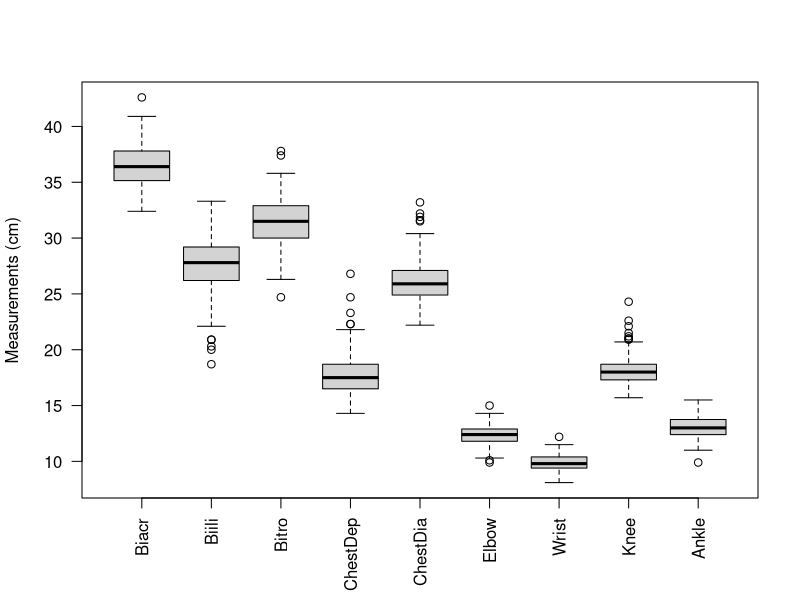
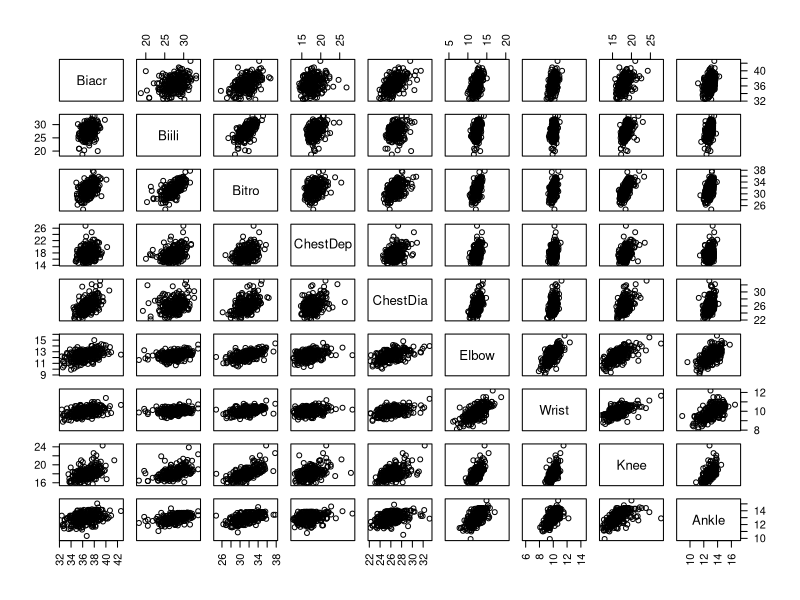
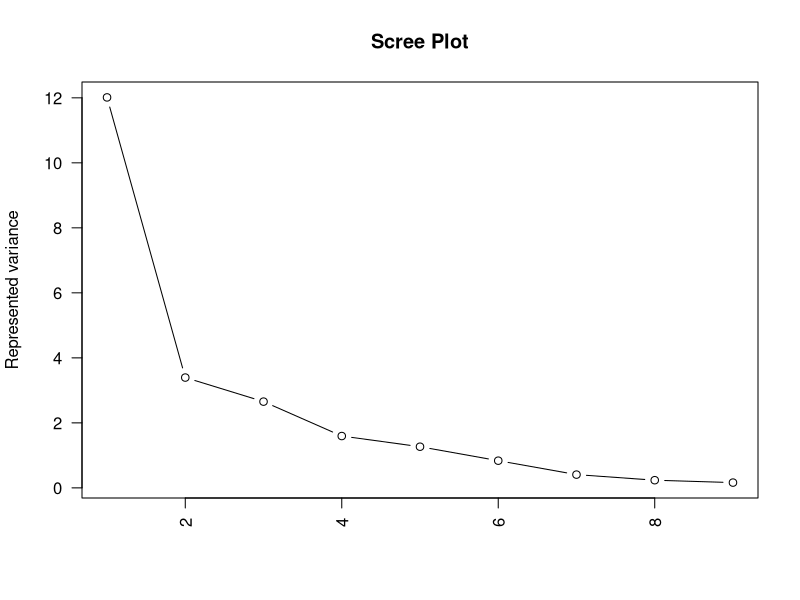
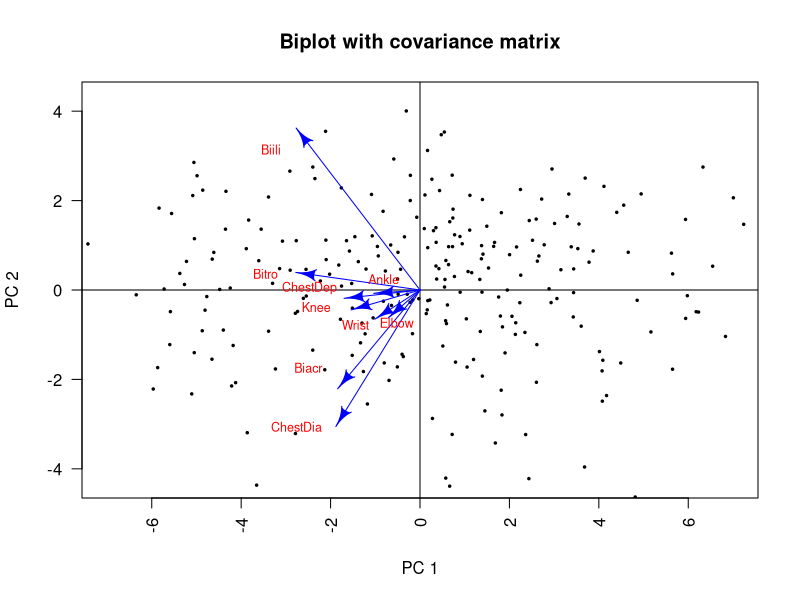
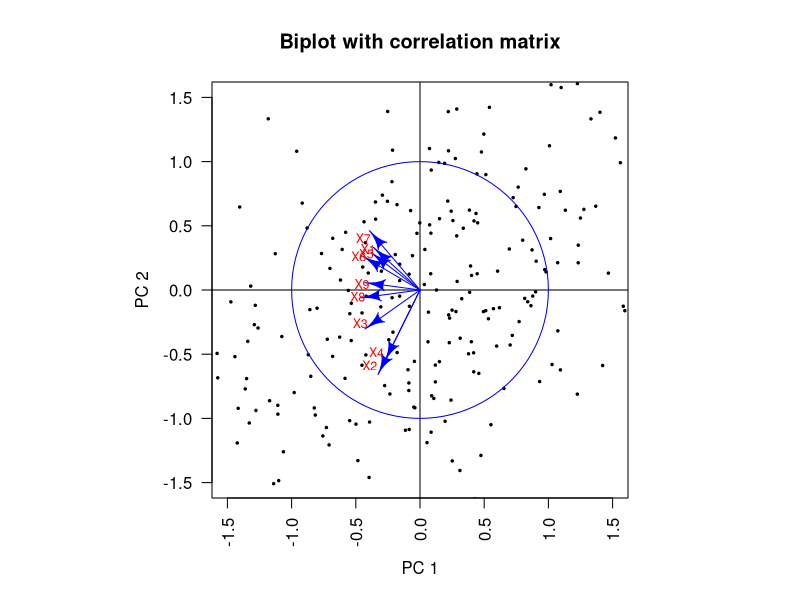
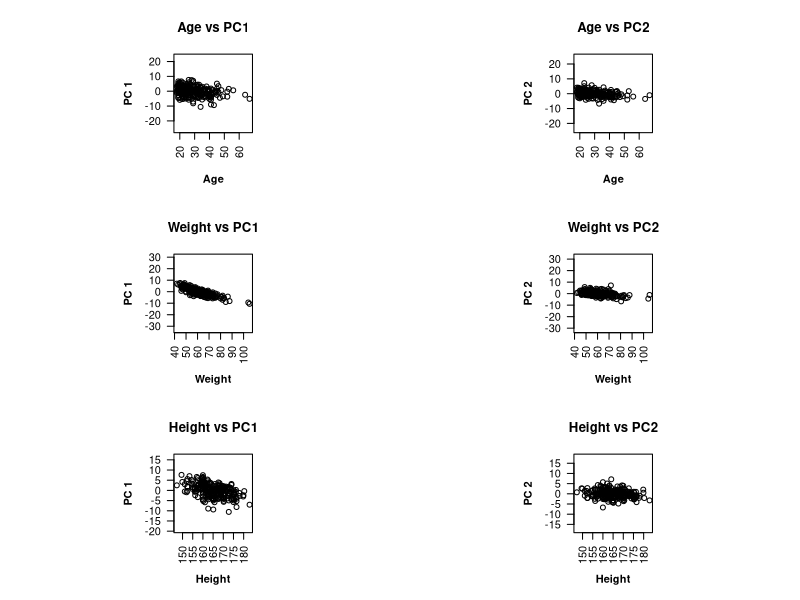

Source code (R) for these figures, in order:
## ---- chunk 1
knitr::opts_chunk$set(echo = TRUE)
## ---- chunk 2
datos <- read.table("BodyStudy.dat", header = TRUE)
datos <- as.matrix(datos)

# Boxplot
par(las = 2)
boxes <- boxplot(datos[ , 1:9],  ylab = "Measurements (cm)")
# title("Boxplot")

Biacr.quant <- quantile(datos[ , 1], probs = c(0.25, 0.5, 0.75), names = FALSE)
Biili.quant <- quantile(datos[ , 2], probs = c(0.25, 0.5, 0.75), names = FALSE)
Bitro.quant <- quantile(datos[ , 3], probs = c(0.25, 0.5, 0.75), names = FALSE)
ChestDep.quant <- quantile(datos[ , 4], probs = c(0.25, 0.5, 0.75), names = FALSE)
ChestDia.quant <- quantile(datos[ , 5], probs = c(0.25, 0.5, 0.75), names = FALSE)
Elbow.quant <- quantile(datos[ , 6], probs = c(0.25, 0.5, 0.75), names = FALSE)
Wrist.quant <- quantile(datos[ , 7], probs = c(0.25, 0.5, 0.75), names = FALSE)
Knee.quant <- quantile(datos[ , 8], probs = c(0.25, 0.5, 0.75), names = FALSE)
Ankle.quant <- quantile(datos[ , 9], probs = c(0.25, 0.5, 0.75), names = FALSE)

quantile.matrix <- as.matrix(rbind(c(Biacr.quant[1] - 1.5 * (Biacr.quant[3] - Biacr.quant[1]), Biacr.quant, Biacr.quant[3] + 1.5 * (Biacr.quant[3] - Biacr.quant[1])),
  c(Biili.quant[1] - 1.5 * (Biili.quant[3] - Biili.quant[1]), Biili.quant, Biili.quant[3] + 1.5 * (Biili.quant[3] - Biili.quant[1])),
  c(Bitro.quant[1] - 1.5 * (Bitro.quant[3] - Bitro.quant[1]), Bitro.quant, Bitro.quant[3] + 1.5 * (Bitro.quant[3] - Bitro.quant[1])),
  c(ChestDep.quant[1] - 1.5 * (ChestDep.quant[3] - ChestDep.quant[1]), ChestDep.quant, ChestDep.quant[3] + 1.5 * (ChestDep.quant[3] - ChestDep.quant[1])),
  c(ChestDia.quant[1] - 1.5 * (ChestDia.quant[3] - ChestDia.quant[1]), ChestDia.quant, ChestDia.quant[3] + 1.5 * (ChestDia.quant[3] - ChestDia.quant[1])),
  c(Elbow.quant[1] - 1.5 * (Elbow.quant[3] - Elbow.quant[1]), Elbow.quant, Elbow.quant[3] + 1.5 * (Elbow.quant[3] - Elbow.quant[1])), 
  c(Wrist.quant[1] - 1.5 * (Wrist.quant[3] - Wrist.quant[1]), Wrist.quant, Wrist.quant[3] + 1.5 * (Wrist.quant[3] - Wrist.quant[1])),
  c(Knee.quant[1] - 1.5 * (Knee.quant[3] - Knee.quant[1]), Knee.quant, Knee.quant[3] + 1.5 * (Knee.quant[3] - Knee.quant[1])),
  c(Ankle.quant[1] - 1.5 * (Ankle.quant[3] - Ankle.quant[1]), Ankle.quant, Ankle.quant[3] + 1.5 * (Ankle.quant[3] - Ankle.quant[1]))), ncol = 5, nrow = 9)

Biacr.outliers <- which(datos[, 1] > quantile.matrix[1, 5] | datos[, 1] < quantile.matrix[1, 1])
Biili.outliers <- which(datos[, 2] > quantile.matrix[2, 5] | datos[, 2] < quantile.matrix[2, 1])
Bitro.outliers <- which(datos[, 3] > quantile.matrix[3, 5] | datos[, 3] < quantile.matrix[3, 1])
ChestDep.outliers <- which(datos[, 4] > quantile.matrix[4, 5] | datos[, 4] < quantile.matrix[4, 1])
ChestDia.outliers <- which(datos[, 5] > quantile.matrix[5, 5] | datos[, 5] < quantile.matrix[5, 1])
Elbow.outliers <- which(datos[, 6] > quantile.matrix[6, 5] | datos[, 6] < quantile.matrix[6, 1])
Wrist.outliers <- which(datos[, 7] > quantile.matrix[7, 5] | datos[, 7] < quantile.matrix[7, 1])
Knee.outliers <- which(datos[, 8] > quantile.matrix[8, 5] | datos[, 8] < quantile.matrix[8, 1])
Ankle.outliers <- which(datos[, 9] > quantile.matrix[9, 5] | datos[, 9] < quantile.matrix[9, 1])
## ---- chunk 3
scatter <- pairs(datos[, 1:9], asp = 1)
## ---- chunk 4
corr.matrix <- round(cor(datos[ , 1:9]), 2)
head(corr.matrix, 5)  
## ---- chunk 5
cov.matrix <- cov(datos[ , 1:9])

eigenvectors <- eigen(cov.matrix, symmetric = TRUE, only.values = FALSE)$vectors
centered.datos <- scale(datos[ , 1:9], scale = FALSE)
PCA <- centered.datos[ , 1:9]%*%eigenvectors

# Variances of components
princomps <- princomp(datos[,1:9])
# comp.var <- eigen(cov.matrix, symmetric = TRUE, only.values = FALSE)$values
comp.var <- princomps$sdev * princomps$sdev
perc.var <- (comp.var/sum(comp.var))*100
cum.var <- (cumsum(comp.var)/sum(comp.var))*100
tabla.exp.var <- rbind(comp.var, perc.var, cum.var)
library(knitr)
kable(tabla.exp.var, format = "markdown", digits = 2,
col.names = c("PC1", "PC2", "PC3", "PC4", "PC5", "PC6", "PC7", "PC8", "PC9"),
caption = paste("Variance decomposition among variables from ",
"\n PCA based in covariance matrix"))
## ---- chunk 6
#Scree plot
plot(comp.var, type = "b", xlab = "", ylab = "Represented variance", main = "Scree Plot")
## ---- chunk 7
library(shape)
plot(PCA[ , 1], PCA[ , 2], xlab = "PC 1", ylab = "PC 2", 
asp = 1, xlim = c(-7,7), ylim = c(-4, 4), main = "Biplot with covariance matrix", pch=20, cex = 0.5)
abline(h = 0)
abline(v = 0)
# text(PCA[ , 1], PCA[ , 2], 1:nrow(centered.datos), pos = 1)
Arrows(0,0, 5*eigenvectors[,1], 5*eigenvectors[,2] , col = "blue")
x_offset <- c(0.8,0.7,0.9,1,1,-0.3,0.9,1,-0)
y_offset <- c(-0.3,0.3,0,-0.2,0.2,0.2,0.3,0,-0.3)
text(x=5*eigenvectors[,1] - x_offset, 5*eigenvectors[,2] - y_offset, label=colnames(datos[,1:9]), col = "red", cex = 0.75)
## ---- chunk 8
PCA.princomp <- princomp(datos[, 1:9])$scores
PCA.princomp[1:5,]
## ---- chunk 9
round(cor(PCA.princomp), 2)[1:5,]
## ---- chunk 10
cor.matrix <- cor(datos[ , 1:9])

princomps <- princomp(datos[,1:9], cor = TRUE)
cor.eigenvectors <- eigen(cor.matrix, symmetric = TRUE, only.values = FALSE)$vectors

cor.PCA <- centered.datos[ , 1:9]%*%cor.eigenvectors

# Variances of components
cor.comp.var <- eigen(cor.matrix, symmetric = TRUE, only.values = FALSE)$values
cor.perc.var <- (cor.comp.var/sum(cor.comp.var))*100
cor.cum.var <- (cumsum(cor.comp.var)/sum(cor.comp.var))*100
cor.tabla.exp.var <- rbind(cor.comp.var, cor.perc.var, cor.cum.var)
kable(cor.tabla.exp.var, format = "markdown", digits = 2,
col.names = c("PC1", "PC2", "PC3", "PC4", "PC5", "PC6", "PC7", "PC8", "PC9"),
caption = paste("Variance decomposition among variables from ",
"\n PCA based in correlation matrix"))
## ---- chunk 11
library(plotrix)
cor.PCA.stand <- scale(cor.PCA, center = TRUE, scale = TRUE)
par(las = 2, pty="s")
plot(cor.PCA.stand[ , 1], cor.PCA.stand[ , 2], xlim = c(-1.5,1.5), ylim = c(-1.5,1.5), xlab = "PC 1", ylab = "PC 2", 
asp = 1,  main = "Biplot with correlation matrix", pch = 20, cex = 0.5)
abline(h = 0)
abline(v = 0)
# text(cor.PCA.stand[ , 1], cor.PCA.stand[ , 2], 1:nrow(centered.datos), pos = 1)
Arrows(0,0, cor.eigenvectors[,1], cor.eigenvectors[,2] , col = "blue")
draw.circle(0, 0,border = "blue", radius = 1)

x_offset <- 0.2 * c(0.5,0.5,0.5,0.5,0.5,0.5,0.5,0.5,0.5)
y_offset <- 0.2 * c(-0.2,0,0,0,-0.2,-0.2,0,0,-0)
colnames(datos[,1:9])
text(x=cor.eigenvectors[,1] - x_offset, cor.eigenvectors[,2] - y_offset, label=c("X1","X2","X3","X4","X5","X6","X7","X8","X9"), col = "red", cex = 0.75)

## ---- chunk 12
apply(as.matrix(cbind(cor.eigenvectors[,1], cor.eigenvectors[,2])), MARGIN = 1, FUN = function(x) { t(x)%*%x })
## ---- chunk 13
A <- round(cor(datos[ , 1:9], cbind(PCA.princomp[, 1], PCA.princomp[, 2])), 2)
colnames(A) <- c("PC1", "PC2")
A
## ---- chunk 14

## ---- chunk 15
correlation <- cor(datos[, 10:12], cor.PCA[, 1:2])
colnames(correlation) <- c("PC 1", "PC 2")
correlation
## ---- chunk 16
par(mfrow = c(3, 2), font.lab = 2)
plot(datos[, 10], cor.PCA[, 1], xlab = "Age", ylab = "PC 1", asp = 1, main = "Age vs PC1")
plot(datos[, 10], cor.PCA[, 2], xlab = "Age", ylab = "PC 2", asp = 1, main = "Age vs PC2")
plot(datos[, 11], cor.PCA[, 1], xlab = "Weight", ylab = "PC 1", asp = 1, main = "Weight vs PC1")
plot(datos[, 11], cor.PCA[, 2], xlab = "Weight", ylab = "PC 2", asp = 1, main = "Weight vs PC2")
plot(datos[, 12], cor.PCA[, 1], xlab = "Height", ylab = "PC 1", asp = 1, main = "Height vs PC1")
plot(datos[, 12], cor.PCA[, 2], xlab = "Height", ylab = "PC 2", asp = 1, main = "Height vs PC2")
